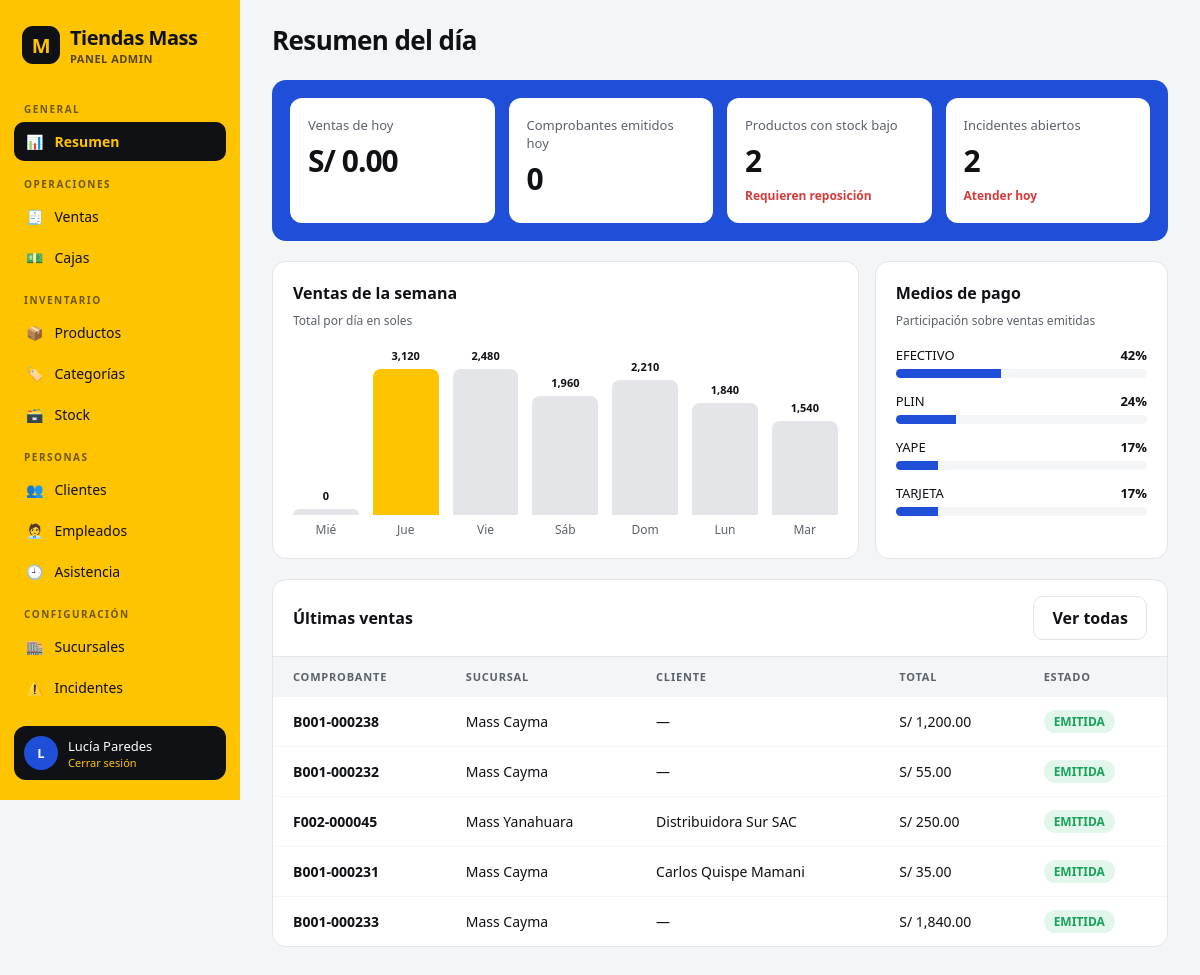
Page /index.php?r=dashboard/index (signed in) on the committed database.
### tables this page shows
CREATE TABLE venta (
    id               INT UNSIGNED  NOT NULL AUTO_INCREMENT,
    sucursal_id      INT UNSIGNED  NOT NULL,
    historia_caja_id INT UNSIGNED  NOT NULL,
    empleado_id      INT UNSIGNED  NOT NULL,
    cliente_id       INT UNSIGNED  NULL,
    tipo_comprobante VARCHAR(7)    NOT NULL,
    serie            CHAR(4)       NOT NULL,
    correlativo      INT UNSIGNED  NOT NULL,
    fecha            DATETIME      NOT NULL,
    subtotal         DECIMAL(10,2) NOT NULL,
    igv              DECIMAL(10,2) NOT NULL,
    total            DECIMAL(10,2) NOT NULL,
    estado           VARCHAR(8)    NOT NULL DEFAULT 'EMITIDA',
    motivo_anulacion VARCHAR(150)  NULL,
    PRIMARY KEY (id),
    CONSTRAINT uq_venta_serie_correlativo UNIQUE (sucursal_id, serie, correlativo),
    CONSTRAINT ck_venta_tipo CHECK (tipo_comprobante IN ('BOLETA', 'FACTURA')),
    CONSTRAINT ck_venta_estado CHECK (estado IN ('EMITIDA', 'ANULADA')),
    CONSTRAINT ck_venta_total CHECK (subtotal >= 0 AND igv >= 0 AND total = subtotal + igv),
    CONSTRAINT ck_venta_factura_cliente CHECK (tipo_comprobante = 'BOLETA' OR cliente_id IS NOT NULL),
    CONSTRAINT fk_venta_sucursal      FOREIGN KEY (sucursal_id)      REFERENCES sucursal (id),
    CONSTRAINT fk_venta_historia_caja FOREIGN KEY (historia_caja_id) REFERENCES historia_caja (id),
    CONSTRAINT fk_venta_empleado      FOREIGN KEY (empleado_id)      REFERENCES empleado (id),
    CONSTRAINT fk_venta_cliente       FOREIGN KEY (cliente_id)       REFERENCES cliente (id)
);

CREATE TABLE sucursal (
    id            INT UNSIGNED NOT NULL AUTO_INCREMENT,
    nombre        VARCHAR(80)  NOT NULL,
    direccion     VARCHAR(150) NOT NULL,
    distrito_id   INT UNSIGNED NOT NULL,
    serie_boleta  CHAR(4)      NOT NULL,
    serie_factura CHAR(4)      NOT NULL,
    PRIMARY KEY (id),
    CONSTRAINT uq_sucursal_serie_boleta  UNIQUE (serie_boleta),
    CONSTRAINT uq_sucursal_serie_factura UNIQUE (serie_factura),
    CONSTRAINT fk_sucursal_distrito FOREIGN KEY (distrito_id) REFERENCES distrito (id)
);

### controllers/DashboardController.php (called while the page is built)
<?php
class DashboardController extends Controller
{
    public function index(): void
    {
        $r = new ResumenRepository();
        $map = [];
        foreach ($r->semana() as $f) {
            $map[$f['dia']] = (float)$f['total'];
        }
        $dias = ['Dom', 'Lun', 'Mar', 'Mié', 'Jue', 'Vie', 'Sáb'];
        $semana = [];
        for ($i = 6; $i >= 0; $i--) {
            $t = strtotime("-$i day");
            $semana[] = [$dias[date('w', $t)], $map[date('Y-m-d', $t)] ?? 0];
        }
        $this->render('dashboard/index', [
            'titulo' => 'Resumen del día', 'k' => $r->kpis(), 'semana' => $semana,
            'medios' => $r->medios(), 'ultimas' => $r->ultimas(),
        ]);
    }
}

### core/Router.php (called while the page is built, shortened)
<?php
class Router
{
    public static function run(): void
    {
        $r = $_GET['r'] ?? 'dashboard/index';
        [$c, $a] = array_pad(explode('/', $r, 2), 2, 'index');
        (new $class())->$a();
    }
}

### public/index.php (called while the page is built, shortened)
<?php
require ROOT . '/core/helpers.php';
spl_autoload_register(function ($c) {
    foreach (['core', 'controllers', 'models/repositories', 'models'] as $d) {
        $f = ROOT . "/$d/$c.php";
        if (is_file($f)) {
            return;
        }
    }
});
try {
    Router::run();
} catch (PDOException $e) {
    http_response_code(500);
    echo '<h2>Error de base de datos</h2><p>' . e($e->getMessage()) . '</p>'
       . '<p>Revisa <code>config/config.php</code>, que MySQL esté activo en Laragon y que hayas cargado schema.sql y datos.sql.</p>';
}

### config/config.php (called while the page is built)
<?php
return [
    'db' => ['host' => '127.0.0.1', 'port' => 3306, 'name' => 'minimarket_mass', 'user' => 'root', 'pass' => ''],
];

### core/Database.php (called while the page is built)
<?php
class Database
{
    private static ?PDO $pdo = null;
    public static function pdo(): PDO
    {
        if (!self::$pdo) {
            $c = (require ROOT . '/config/config.php')['db'];
            self::$pdo = new PDO(
                "mysql:host={$c['host']};port={$c['port']};dbname={$c['name']};charset=utf8mb4",
                $c['user'], $c['pass'],
                [
                    PDO::ATTR_ERRMODE => PDO::ERRMODE_EXCEPTION,
                    PDO::ATTR_DEFAULT_FETCH_MODE => PDO::FETCH_ASSOC,
                    PDO::ATTR_EMULATE_PREPARES => false,
                    PDO::MYSQL_ATTR_INIT_COMMAND => "SET time_zone='-05:00'",
                ]
            );
        }
        return self::$pdo;
    }
}

### core/Repository.php (called while the page is built, shortened)
<?php
abstract class Repository
{
    protected function db(): PDO { return Database::pdo(); }
}

### models/repositories/ResumenRepository.php (called while the page is built, shortened)
<?php
class ResumenRepository extends Repository
{
    public function semana(): array
    {
        return $this->db()->query("SELECT DATE(fecha) AS dia, SUM(total) AS total FROM venta
            WHERE estado = 'EMITIDA' AND fecha >= CURDATE() - INTERVAL 6 DAY GROUP BY DATE(fecha)")->fetchAll();
    }
    public function medios(): array
    {
        return $this->db()->query("SELECT p.medio_pago AS medio, SUM(p.monto) AS total
            FROM pago_venta p JOIN venta v ON v.id = p.venta_id WHERE v.estado = 'EMITIDA'
            GROUP BY p.medio_pago ORDER BY total DESC")->fetchAll();
    }
    public function ultimas(): array
    {
        return $this->db()->query("SELECT CONCAT(v.serie, '-', LPAD(v.correlativo, 6, '0')) AS comprobante,
            s.nombre AS sucursal, COALESCE(c.nombre, '—') AS cliente, v.total, v.estado
            FROM venta v JOIN sucursal s ON s.id = v.sucursal_id LEFT JOIN cliente c ON c.id = v.cliente_id
            ORDER BY v.fecha DESC, v.id DESC LIMIT 5")->fetchAll();
    }
}

### core/Auth.php (called while the page is built, shortened)
<?php
class Auth
{
    public static function user(): ?array { return $_SESSION['user'] ?? null; }
}

### views/dashboard/index.php (the view)
<?php
$max = max(1, ...array_column($semana, 1));
$totalMedios = max(1, array_sum(array_column($medios, 'total')));
?>
<section class="franja">
  <div class="kpi"><p>Ventas de hoy</p><h2><?= money($k['ventas_hoy']) ?></h2></div>
  <div class="kpi"><p>Comprobantes emitidos hoy</p><h2><?= $k['comprobantes'] ?></h2></div>
  <div class="kpi"><p>Productos con stock bajo</p><h2><?= $k['stock_bajo'] ?></h2><em class="d">Requieren reposición</em></div>
  <div class="kpi"><p>Incidentes abiertos</p><h2><?= $k['incidentes'] ?></h2><em class="d">Atender hoy</em></div>
</section>
<div class="grid">
  <div class="card"><h3>Ventas de la semana</h3><small>Total por día en soles</small>
    <div class="bars">
      <?php foreach ($semana as $s): ?>
        <div class="<?= $s[1] == $max ? 'top' : '' ?>"><b><?= number_format($s[1], 0) ?></b><span style="height:<?= $s[1] / $max * 100 ?>%"></span><?= e($s[0]) ?></div>
      <?php endforeach; ?>
    </div>
  </div>
  <div class="card"><h3>Medios de pago</h3><small>Participación sobre ventas emitidas</small>
    <div class="pay">
      <?php foreach ($medios as $m): $p = round($m['total'] / $totalMedios * 100); ?>
        <div><label><span><?= e($m['medio']) ?></span><b><?= $p ?>%</b></label><i><s style="width:<?= $p ?>%"></s></i></div>
      <?php endforeach; ?>
    </div>
  </div>
</div>
<div class="tw">
  <div class="tools"><h3>Últimas ventas</h3><a class="btn g" href="<?= Controller::url('ventas/index') ?>">Ver todas</a></div>
  <div class="scroll"><table>
    <thead><tr><th>Comprobante</th><th>Sucursal</th><th>Cliente</th><th>Total</th><th>Estado</th></tr></thead>
    <tbody>
    <?php foreach ($ultimas as $v): ?>
      <tr><td><b><?= e($v['comprobante']) ?></b></td><td><?= e($v['sucursal']) ?></td><td><?= e($v['cliente']) ?></td>
          <td><?= money($v['total']) ?></td><td><?= celda($v['estado'], 'etiqueta') ?></td></tr>
    <?php endforeach; ?>
    </tbody>
  </table></div>
</div>

### core/helpers.php (shortened to what this page needs)
<?php
function e($v) { return htmlspecialchars((string)$v, ENT_QUOTES, 'UTF-8'); }
function money($n) { return 'S/ ' . number_format((float)$n, 2); }
function celda($v, $t = 'texto') {
    $tags = ['EMITIDA'=>'ok','ANULADA'=>'bad','ABIERTA'=>'ok','CERRADA'=>'','ABIERTO'=>'y','RESUELTO'=>'ok',
        'PRESENTE'=>'ok','TARDANZA'=>'y','FALTA'=>'bad','ENTRADA'=>'ok','SALIDA'=>'b','AJUSTE'=>'y','MERMA'=>'bad',
        'ADMINISTRADOR'=>'b','CAJERO'=>'y','ALMACENERO'=>'','BOLETA'=>'','FACTURA'=>'b'];
    switch ($t) {
        case 'etiqueta': return '<span class="tag ' . ($tags[$v] ?? '') . '">' . e($v) . '</span>';
    }
}

### core/Controller.php (shortened to what this page needs)
<?php
abstract class Controller
{
    public static function base(): string
    {
        return rtrim(str_replace('\\', '/', dirname($_SERVER['SCRIPT_NAME'])), '/');
    }
    public static function url(string $r = '', array $q = []): string
    {
        return self::base() . '/index.php?r=' . $r . ($q ? '&' . http_build_query($q) : '');
    }
    protected function render(string $vista, array $datos = [], bool $layout = true): void
    {
        extract($datos);
        $user = Auth::user();
        require ROOT . "/views/$vista.php";
        $contenido = ob_get_clean();
                if ($layout) {
            require ROOT . '/views/layout/main.php';
        } else {
            echo $contenido;
        }
    }
}

### views/layout/main.php (shortened to what this page needs)
<?php
$menu = [
    'General'       => [['dashboard', '📊', 'Resumen']],
    'Operaciones'   => [['ventas', '🧾', 'Ventas'], ['caja', '💵', 'Cajas']],
    'Inventario'    => [['productos', '📦', 'Productos'], ['categorias', '🏷️', 'Categorías'], ['stock', '🗃️', 'Stock']],
    'Personas'      => [['clientes', '👥', 'Clientes'], ['empleados', '🧑‍💼', 'Empleados'], ['asistencia', '🕘', 'Asistencia']],
    'Configuración' => [['sucursales', '🏬', 'Sucursales'], ['incidentes', '⚠️', 'Incidentes']],
];
$actual = explode('/', $_GET['r'] ?? 'dashboard/index')[0];
?>
<!DOCTYPE html>
<html lang="es">
<head>
<link rel="stylesheet" href="<?= Controller::base() ?>/css/app.css">
</head>
<body>
<aside id="aside">
  <div class="logo"><i>M</i><div>Tiendas Mass<small>PANEL ADMIN</small></div></div>
  <nav>
    <?php foreach ($menu as $grupo => $items): ?>
      <h6><?= e($grupo) ?></h6>
      <?php foreach ($items as $m): ?>
        <a href="<?= Controller::url($m[0] . '/index') ?>" class="<?= $actual === $m[0] ? 'on' : '' ?>"><span><?= $m[1] ?></span><?= e($m[2]) ?></a>
      <?php endforeach; ?>
    <?php endforeach; ?>
  </nav>
  <div class="me"><b><?= e(mb_substr($user['nombre'], 0, 1)) ?></b>
    <div><?= e($user['nombre']) ?><small><a href="<?= Controller::url('auth/salir') ?>">Cerrar sesión</a></small></div></div>
</aside>
<main>
  <header><button id="menu">☰</button><h1><?= e($titulo ?? '') ?></h1></header>
  <?= $contenido ?>
</main>
</body>
</html>

### public/css/app.css (style rules this page uses)
:root { --y:#FFC400;--y2:#FFE27A;--b:#1F4FD8;--b2:#E8EEFD;--k:#0F1115;--g1:#F4F5F7;--g2:#E3E5E9;--g3:#9AA0AA;--g4:#5B616C;--ok:#17a35a;--bad:#d93a3a;--r:14px }
* { box-sizing:border-box;margin:0;padding:0 }
body { font-family:'Segoe UI',system-ui,sans-serif;background:var(--g1);color:var(--k);display:flex;min-height:100vh }
a { color:inherit;text-decoration:none }
aside { width:240px;background:var(--y);display:flex;flex-direction:column;position:sticky;top:0;height:100vh;padding:20px 14px;flex-shrink:0 }
.logo { display:flex;align-items:center;gap:10px;padding:4px 8px 20px;font-weight:800;font-size:20px;letter-spacing:-.5px }
.logo i { background:var(--k);color:var(--y);width:38px;height:38px;border-radius:11px;display:grid;place-items:center;font-style:normal;font-weight:900 }
.logo small { display:block;font-size:11px;font-weight:600;letter-spacing:.5px;opacity:.7 }
nav { overflow:auto;flex:1 }
nav h6 { font-size:10px;letter-spacing:1.5px;opacity:.6;margin:16px 10px 6px;text-transform:uppercase }
nav a { display:flex;gap:11px;padding:10px 12px;border-radius:10px;font-size:14px;margin-bottom:2px }
nav a.on { background:var(--k);color:var(--y);font-weight:700 }
.me { display:flex;align-items:center;gap:10px;background:var(--k);color:#fff;padding:10px;border-radius:12px;margin-top:10px;font-size:13px }
.me b { width:34px;height:34px;border-radius:50%;background:var(--b);display:grid;place-items:center }
.me small { display:block }
.me small a { color:var(--y);font-size:11px }
main { flex:1;min-width:0;padding:0 32px 40px }
header { display:flex;align-items:center;gap:14px;padding:22px 0 }
header h1 { font-size:26px;letter-spacing:-.6px }
.btn { display:inline-block;background:var(--b);color:#fff;border:0;border-radius:10px;padding:10px 18px;font:inherit;font-weight:600;cursor:pointer }
.btn.g { background:#fff;color:var(--k);border:1px solid var(--g2) }
.franja { background:var(--b);border-radius:var(--r);padding:18px;display:grid;grid-template-columns:repeat(auto-fit,minmax(200px,1fr));gap:14px;margin-bottom:20px }
.kpi { background:#fff;border-radius:12px;padding:18px }
.kpi p { font-size:13px;color:var(--g4) }
.kpi h2 { font-size:30px;margin:6px 0 2px;letter-spacing:-1px }
.kpi em { font-style:normal;font-size:12px;color:var(--ok);font-weight:600 }
.kpi em.d { color:var(--bad) }
.grid { display:grid;grid-template-columns:2fr 1fr;gap:16px;margin-bottom:20px }
.card { background:#fff;border-radius:var(--r);border:1px solid var(--g2);padding:20px }
.card h3 { font-size:16px;margin-bottom:4px }
.card>small { color:var(--g4);font-size:12px }
.bars { display:flex;align-items:flex-end;gap:14px;height:190px;margin-top:18px }
.bars div { flex:1;display:flex;flex-direction:column;align-items:center;justify-content:flex-end;height:100%;gap:6px;font-size:12px;color:var(--g4) }
.bars span { width:100%;border-radius:8px 8px 0 0;background:var(--g2);min-height:6px }
.bars div.top span { background:var(--y) }
.bars b { font-size:11px;color:var(--k) }
.pay { margin-top:16px;display:grid;gap:14px }
.pay label { display:flex;justify-content:space-between;font-size:13px;margin-bottom:5px }
.pay i { display:block;height:9px;background:var(--g1);border-radius:9px;overflow:hidden }
.pay s { display:block;height:100%;background:var(--b) }
.tw { background:#fff;border-radius:var(--r);border:1px solid var(--g2);overflow:hidden;margin-bottom:20px }
.tools { display:flex;gap:10px;padding:16px 20px;border-bottom:1px solid var(--g2);align-items:center;flex-wrap:wrap }
.tools h3 { flex:1;font-size:16px;min-width:120px }
.scroll { overflow-x:auto }
table { width:100%;border-collapse:collapse;font-size:14px }
th { text-align:left;font-size:11px;text-transform:uppercase;letter-spacing:.8px;color:var(--g4);background:var(--g1);padding:12px 20px;white-space:nowrap }
td { padding:13px 20px;border-top:1px solid var(--g1);white-space:nowrap }
.tag { display:inline-block;padding:3px 10px;border-radius:20px;font-size:12px;font-weight:600;background:var(--g1);color:var(--g4) }
.tag.ok { background:#e3f6ec;color:var(--ok) }

### rows in the picture
venta: comprobante "B001-000238", sucursal.nombre "Mass Cayma", cliente "—", total "S/ 1,200.00", estado "EMITIDA"
venta: comprobante "B001-000232", sucursal.nombre "Mass Cayma", cliente "—", total "S/ 55.00", estado "EMITIDA"
venta: comprobante "F002-000045", sucursal.nombre "Mass Yanahuara", cliente "Distribuidora Sur SAC", total "S/ 250.00", estado "EMITIDA"
venta: comprobante "B001-000231", sucursal.nombre "Mass Cayma", cliente "Carlos Quispe Mamani", total "S/ 35.00", estado "EMITIDA"
venta: comprobante "B001-000233", sucursal.nombre "Mass Cayma", cliente "—", total "S/ 1,840.00", estado "EMITIDA"

### other values in the picture
$grupo "GENERAL"
$m[1] "📊"
$m[2] "Resumen"
$grupo "OPERACIONES"
$m[1] "🧾"
$m[2] "Ventas"
$m[1] "💵"
$m[2] "Cajas"
$grupo "INVENTARIO"
$m[1] "📦"
$m[2] "Productos"
$m[1] "🏷️"
$m[2] "Categorías"
$m[1] "🗃️"
$m[2] "Stock"
